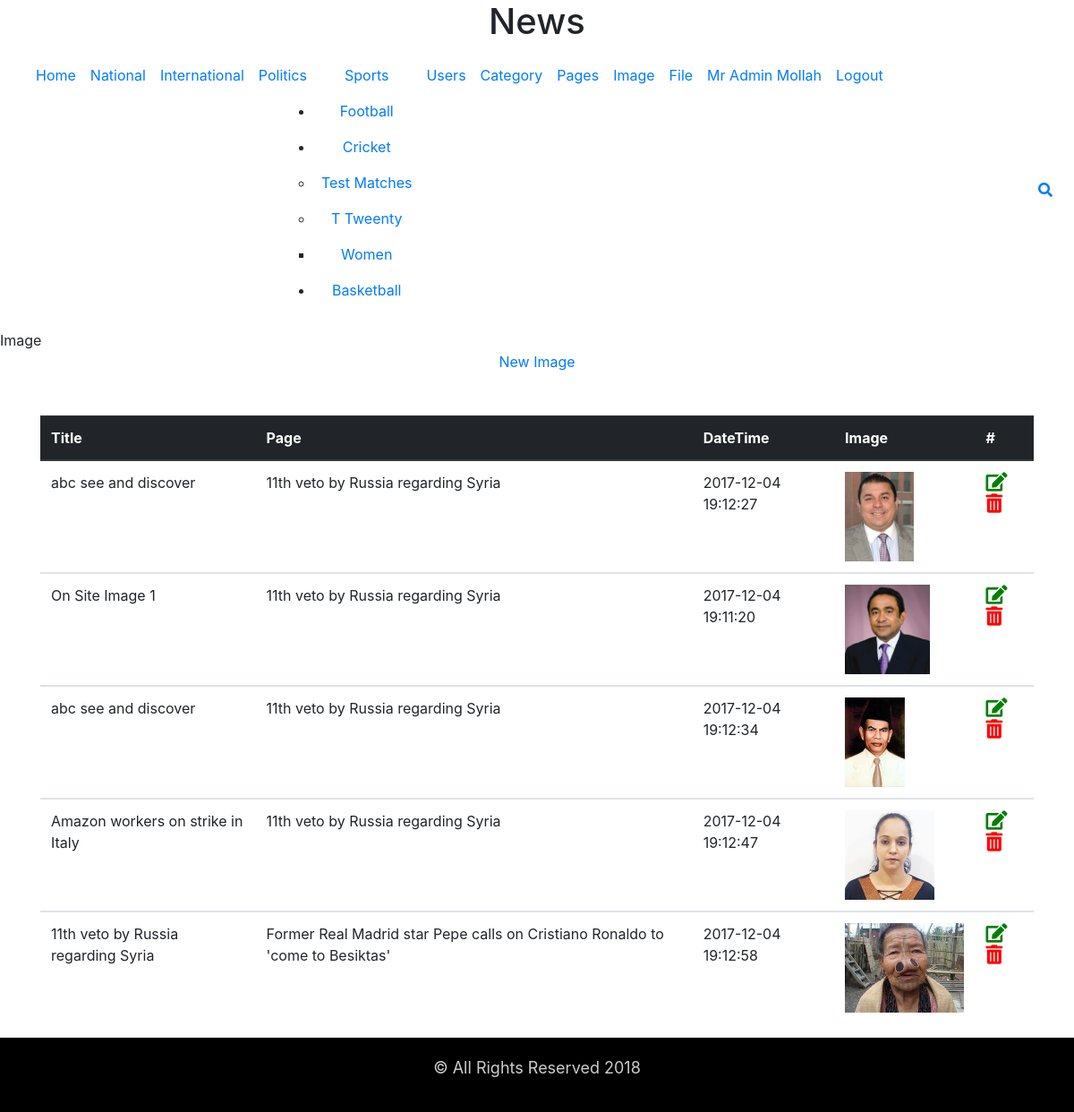
The page /?p=image (signed in) on the database its author committed.
### tables this page shows
CREATE TABLE `category` (
  `id` int(11) NOT NULL,
  `name` varchar(200) NOT NULL,
  `description` varchar(2000) NOT NULL,
  `categoryId` int(11) NOT NULL
);

CREATE TABLE `pageimage` (
  `id` int(11) NOT NULL,
  `pageId` int(11) NOT NULL,
  `title` varchar(200) NOT NULL,
  `dateTime` datetime NOT NULL DEFAULT CURRENT_TIMESTAMP,
  `image` varchar(200) NOT NULL
);

CREATE TABLE `pages` (
  `id` int(11) NOT NULL,
  `title` varchar(1000) NOT NULL,
  `tags` varchar(200) DEFAULT NULL,
  `createDate` datetime DEFAULT NULL,
  `userId` int(11) DEFAULT NULL,
  `hitCount` int(11) DEFAULT NULL,
  `categoryId` int(11) NOT NULL
);

### pages/image.php (the view)
<br>
<div class="container">
    <div class="row">
        <div class="col-xl-12 text-center">
            <a href="?p=image_new">New Image</a>
        </div>
    </div>
</div>
<br>
<br>
<div class="container">
<?php
$sql = "select pi.id, p.title as page, pi.title, pi.dateTime, pi.image
from pageImage as pi
left join pages as p on pi.pageId = p.id";
$table = mysqli_query($cn, $sql);
print '<table class="table">';
print '<thead class="thead-dark"><tr><th scope="col">Title</th><th scope="col">Page</th><th scope="col">DateTime</th><th scope="col">Image</th><th scope="col">#</th></tr></thead>';
while($row = mysqli_fetch_assoc($table))
{
	print '<tbody>';
    print '<tr>';
	print '<td>'.$row["title"].'</td>';
	print '<td>'.$row["page"].'</td>';
	print '<td>'.$row["dateTime"].'</td>';
	print '<td><img src="uploads/images/'.$row["id"].'_'.$row['image'].'" height="100px"/></td>';
	print '<td>
        <a href="?p=image_edit"><i class="fas fa-edit fa-lg" style="color: green"></i></a>
        <a href="?p=image_delete"><i class="fas fa-trash-alt fa-lg" style="color: red"></i></a>
         </td>';
	print '</tr>';
	print '</tbody>';
}
print '</table>';
?>
</div>

### component/menu.php (shortened to what this page needs)
<nav class="navbar navbar-expand-xl">
    <div class="collapse navbar-collapse " id="myMenu">
        <div class="navbar-nav mr-auto text-center menu-left" >
			<li class="nav-item"><a class="nav-link" href="?p=home">Home</a></li>
			<?php
			$cn = mysqli_connect("localhost", "root", "", "dbus_002");
			$sql = "select id, name from category where categoryId = 0";
			$table = mysqli_query($cn, $sql);
			while($row = mysqli_fetch_assoc($table))
			{
				print '<li class="nav-item"><a class="nav-link" href="?c=article&ctg='.$row["id"].'">'.$row["name"].'</a>';
				findChild($row["id"]);
				print '</li>';
			}
			function findChild($pid)
			{
				global $cn;
				$sql = "select id, name from category where categoryId = ".$pid;
				$table = mysqli_query($cn, $sql);
				if(mysqli_num_rows($table) > 0)
				{
				print '<ul>';
				while($row = mysqli_fetch_assoc($table))
				{
					print '<li class="nav-item"><a class="nav-link" href="?c=article&ctg='.$row["id"].'">'.$row["name"].'</a>';
					findChild($row["id"]);
					print '</li>';
				}
				print '</ul>';
				}
			}
	if(isset($_SESSION['type']))
	{
		print '<li class="nav-item"><a class="nav-link" href="?p=users">Users</a></li>
			<li class="nav-item"><a class="nav-link" href="?p=category">Category</a></li>
			<li class="nav-item"><a class="nav-link" href="?p=pages">Pages</a></li>
			<li class="nav-item"><a class="nav-link" href="?p=image">Image</a></li>
			<li class="nav-item"><a class="nav-link" href="?p=file">File</a></li>
			<li class="nav-item"><a class="nav-link" href="?p=myaccount">'.$_SESSION['name'].'</a></li>
			<li class="nav-item"><a class="nav-link" href="?c=logout">Logout</a></li>';
	}
	else{
		print '
			<li class="nav-item"><a class="nav-link" href="?c=register">Register</a></li>
			<li class="nav-item"><a class="nav-link" href="?c=login">Login</a></li>';
	}
			?>
        </div>
    </div>
    <ul class="navbar-nav text-center menu-right">
        <li class="nav-item">
            <a class="nav-link" data-target="#myModal" data-toggle="modal"  href="#">
                <i class="fa fa-search" ></i></a>
        </li>
    </ul>
</nav>

### css/style.css (style rules this page uses)
* { margin: 0; padding: 0; }

### rows shown on the page
category: name "National"
category: name "International"
category: name "Politics"
category: name "Sports"
category: name "Football"
category: name "Cricket"
category: name "Test Matches"
category: name "T Tweenty"
category: name "Women"
category: name "Basketball"
pageimage: title "abc see and discover", pageId.title "11th veto by Russia regarding Syria", dateTime "2017-12-04 19:12:27", image (picture)
pageimage: title "On Site Image 1", pageId.title "11th veto by Russia regarding Syria", dateTime "2017-12-04 19:11:20", image (picture)
pageimage: title "abc see and discover", pageId.title "11th veto by Russia regarding Syria", dateTime "2017-12-04 19:12:34", image (picture)
pageimage: title "Amazon workers on strike in Italy", pageId.title "11th veto by Russia regarding Syria", dateTime "2017-12-04 19:12:47", image (picture)
pageimage: title "11th veto by Russia regarding Syria", pageId.title "Former Real Madrid star Pepe calls on Cristiano Ronaldo to 'come to Besiktas'", dateTime "2017-12-04 19:12:58", image (picture)

### other values the page prints
$_SESSION['name'] "Mr Admin Mollah"
str_replace("_", " ", $_GET['p']) "Image"
